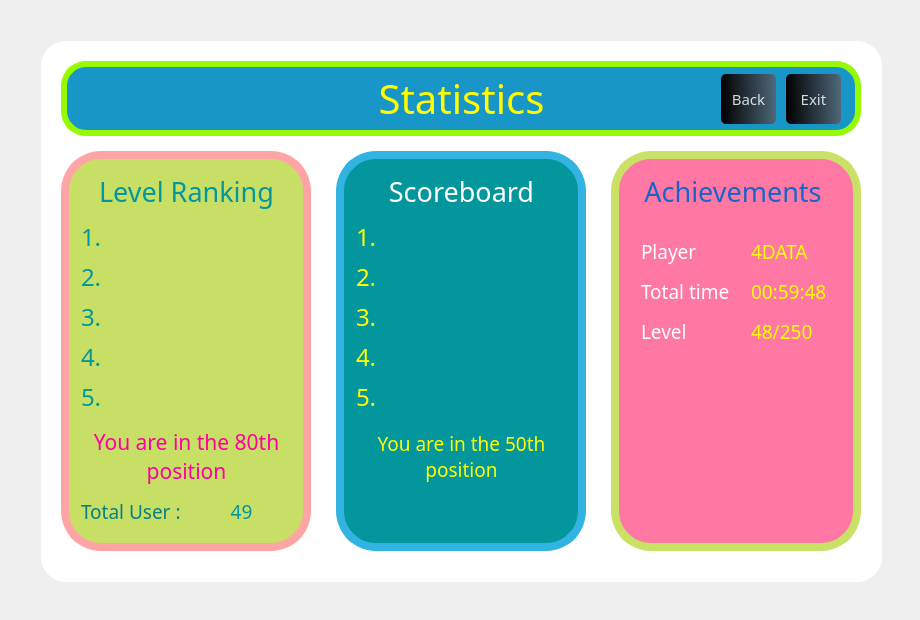
<?xml version="1.0" encoding="UTF-8"?>
<ui version="4.0">
 <class>Game</class>
 <widget class="QWidget" name="Game">
  <property name="geometry">
   <rect>
    <x>0</x>
    <y>0</y>
    <width>920</width>
    <height>620</height>
   </rect>
  </property>
  <property name="minimumSize">
   <size>
    <width>920</width>
    <height>620</height>
   </size>
  </property>
  <property name="maximumSize">
   <size>
    <width>920</width>
    <height>620</height>
   </size>
  </property>
  <property name="windowTitle">
   <string>FlashCards</string>
  </property>
  <property name="locale">
   <locale language="English" country="UnitedStates"/>
  </property>
  <layout class="QGridLayout" name="gridLayout">
   <item row="0" column="0">
    <widget class="QWidget" name="widget" native="true">
     <property name="mouseTracking">
      <bool>true</bool>
     </property>
     <property name="styleSheet">
      <string notr="true">QPushButton#quitButton{
	background-color: qlineargradient(spread:pad, x1:0, y1:0.50682, x2:1, y2:0.477, stop:0 rgba(0,0,0,255), stop:1 rgba(85,98,112,226));
	color:rgba(255,255,255,210);
	border-radius:5px
}

QPushButton#quitButton:hover{
	background-color: qlineargradient(spread:pad, x1:0, y1:0.50682, x2:1, y2:0.477, stop:0 rgba(255,0,0,255), stop:1 rgba(85,81,84,226));
}

QPushButton#quitButton:pressed{
	padding-left:5px;
	padding-top:5px;
	background-color:rgba(150,123,1,255);
}
QPushButton#exitButton{
	background-color: qlineargradient(spread:pad, x1:0, y1:0.50682, x2:1, y2:0.477, stop:0 rgba(0,0,0,255), stop:1 rgba(85,98,112,226));
	color:rgba(255,255,255,210);
	border-radius:5px
}

QPushButton#exitButton:hover{
	background-color: qlineargradient(spread:pad, x1:0, y1:0.50682, x2:1, y2:0.477, stop:0 rgba(255,0,0,255), stop:1 rgba(85,81,84,226));
}

QPushButton#exitButton:pressed{
	padding-left:5px;
	padding-top:5px;
	background-color:rgba(150,123,1,255);
}
QPushButton#settime{
	background-color: qlineargradient(spread:pad, x1:0, y1:0.50682, x2:1, y2:0.477, stop:0 rgba(11,131,120,219), stop:1 rgba(85,98,112,226));
	color:rgba(255,255,255,210);
	border-radius:5px
}

QPushButton#settime:hover{
	background-color: qlineargradient(spread:pad, x1:0, y1:0.50682, x2:1, y2:0.477, stop:0 rgba(150,123,11,219), stop:1 rgba(85,81,84,226));
}

QPushButton#settime:pressed{
	padding-left:5px;
	padding-top:5px;
	background-color:rgba(150,123,1,255);
}
QLabel#lt_f:hover{
	background-color: qlineargradient(spread:pad, x1:0, y1:0.50682, x2:1, y2:0.477, stop:0 rgba(0,0,0,85), stop:1 rgba(50,50,50,150));
}
QLabel#lb_f:hover{
	background-color: qlineargradient(spread:pad, x1:0, y1:0.50682, x2:1, y2:0.477, stop:0 rgba(0,0,0,85), stop:1 rgba(50,50,50,150));
}
QLabel#rt_f:hover{
	background-color: qlineargradient(spread:pad, x1:0, y1:0.50682, x2:1, y2:0.477, stop:0 rgba(0,0,0,85), stop:1 rgba(50,50,50,150));

}
QLabel#rb_f:hover{
	background-color: qlineargradient(spread:pad, x1:0, y1:0.50682, x2:1, y2:0.477, stop:0 rgba(0,0,0,85), stop:1 rgba(50,50,50,150));

}
</string>
     </property>
     <widget class="QLabel" name="background">
      <property name="geometry">
       <rect>
        <x>30</x>
        <y>30</y>
        <width>841</width>
        <height>541</height>
       </rect>
      </property>
      <property name="font">
       <font>
        <kerning>true</kerning>
       </font>
      </property>
      <property name="styleSheet">
       <string notr="true">background-color: rgb(255,255,255);
border-top-right-radius: 25px;
border-bottom-right-radius: 25px;
border-top-left-radius: 25px;
border-bottom-left-radius: 25px;</string>
      </property>
      <property name="lineWidth">
       <number>1</number>
      </property>
      <property name="text">
       <string/>
      </property>
     </widget>
     <widget class="QPushButton" name="quitButton">
      <property name="geometry">
       <rect>
        <x>710</x>
        <y>63</y>
        <width>55</width>
        <height>50</height>
       </rect>
      </property>
      <property name="font">
       <font>
        <family>Arial Black</family>
        <pointsize>11</pointsize>
       </font>
      </property>
      <property name="text">
       <string>Back</string>
      </property>
     </widget>
     <widget class="QLabel" name="fcard">
      <property name="geometry">
       <rect>
        <x>325</x>
        <y>140</y>
        <width>250</width>
        <height>400</height>
       </rect>
      </property>
      <property name="styleSheet">
       <string notr="true">border-top-right-radius: 40px;
border-bottom-right-radius: 40px;
border-top-left-radius: 40px;
border-bottom-left-radius: 40px;
border-width: 8px;border-style: solid;border-color: rgb(50, 179, 226);background-color: rgb(3, 151, 157);</string>
      </property>
      <property name="text">
       <string/>
      </property>
     </widget>
     <widget class="QLabel" name="gameTime">
      <property name="geometry">
       <rect>
        <x>740</x>
        <y>260</y>
        <width>101</width>
        <height>41</height>
       </rect>
      </property>
      <property name="font">
       <font>
        <family>Impact</family>
        <pointsize>14</pointsize>
        <weight>50</weight>
        <bold>false</bold>
       </font>
      </property>
      <property name="contextMenuPolicy">
       <enum>Qt::CustomContextMenu</enum>
      </property>
      <property name="toolTipDuration">
       <number>-4</number>
      </property>
      <property name="layoutDirection">
       <enum>Qt::LeftToRight</enum>
      </property>
      <property name="styleSheet">
       <string notr="true">color: rgb(255, 255, 0);</string>
      </property>
      <property name="text">
       <string>00:59:48</string>
      </property>
      <property name="alignment">
       <set>Qt::AlignLeading|Qt::AlignLeft|Qt::AlignVCenter</set>
      </property>
     </widget>
     <widget class="QLabel" name="levelRanking1">
      <property name="geometry">
       <rect>
        <x>70</x>
        <y>210</y>
        <width>211</width>
        <height>31</height>
       </rect>
      </property>
      <property name="font">
       <font>
        <family>Impact</family>
        <pointsize>18</pointsize>
       </font>
      </property>
      <property name="styleSheet">
       <string notr="true">color: rgb(3, 151, 157);</string>
      </property>
      <property name="text">
       <string>1.</string>
      </property>
      <property name="alignment">
       <set>Qt::AlignLeading|Qt::AlignLeft|Qt::AlignVCenter</set>
      </property>
     </widget>
     <widget class="QLabel" name="levelRenking">
      <property name="geometry">
       <rect>
        <x>55</x>
        <y>160</y>
        <width>241</width>
        <height>41</height>
       </rect>
      </property>
      <property name="font">
       <font>
        <family>Impact</family>
        <pointsize>20</pointsize>
       </font>
      </property>
      <property name="styleSheet">
       <string notr="true">color: rgb(3, 151, 157);</string>
      </property>
      <property name="text">
       <string>Level Ranking</string>
      </property>
      <property name="alignment">
       <set>Qt::AlignCenter</set>
      </property>
     </widget>
     <widget class="QPushButton" name="exitButton">
      <property name="geometry">
       <rect>
        <x>775</x>
        <y>63</y>
        <width>55</width>
        <height>50</height>
       </rect>
      </property>
      <property name="font">
       <font>
        <family>Arial Black</family>
        <pointsize>11</pointsize>
       </font>
      </property>
      <property name="text">
       <string>Exit</string>
      </property>
     </widget>
     <widget class="QLabel" name="fcard_2">
      <property name="geometry">
       <rect>
        <x>50</x>
        <y>140</y>
        <width>250</width>
        <height>400</height>
       </rect>
      </property>
      <property name="styleSheet">
       <string notr="true">border-top-right-radius: 40px;
border-bottom-right-radius: 40px;
border-top-left-radius: 40px;
border-bottom-left-radius: 40px;
border-width: 8px;border-style: solid;border-color: rgb(255, 164, 164);background-color: rgb(199, 223, 100);</string>
      </property>
      <property name="text">
       <string/>
      </property>
     </widget>
     <widget class="QLabel" name="fcard_3">
      <property name="geometry">
       <rect>
        <x>600</x>
        <y>140</y>
        <width>250</width>
        <height>400</height>
       </rect>
      </property>
      <property name="styleSheet">
       <string notr="true">border-top-right-radius: 40px;
border-bottom-right-radius: 40px;
border-top-left-radius: 40px;
border-bottom-left-radius: 40px;
border-width: 8px;border-style: solid;border-color: rgb(201, 226, 101);background-color: rgb(255, 120, 164);</string>
      </property>
      <property name="text">
       <string/>
      </property>
     </widget>
     <widget class="QLabel" name="success">
      <property name="geometry">
       <rect>
        <x>330</x>
        <y>160</y>
        <width>241</width>
        <height>41</height>
       </rect>
      </property>
      <property name="font">
       <font>
        <family>Impact</family>
        <pointsize>20</pointsize>
       </font>
      </property>
      <property name="styleSheet">
       <string notr="true">color: rgb(255,255, 255);</string>
      </property>
      <property name="text">
       <string>Scoreboard</string>
      </property>
      <property name="alignment">
       <set>Qt::AlignCenter</set>
      </property>
     </widget>
     <widget class="QLabel" name="achievements">
      <property name="geometry">
       <rect>
        <x>605</x>
        <y>160</y>
        <width>241</width>
        <height>41</height>
       </rect>
      </property>
      <property name="font">
       <font>
        <family>Impact</family>
        <pointsize>20</pointsize>
       </font>
      </property>
      <property name="styleSheet">
       <string notr="true">color: rgb(25, 100, 200);</string>
      </property>
      <property name="text">
       <string>Achievements </string>
      </property>
      <property name="alignment">
       <set>Qt::AlignCenter</set>
      </property>
     </widget>
     <widget class="QLabel" name="levelRanking2">
      <property name="geometry">
       <rect>
        <x>70</x>
        <y>250</y>
        <width>211</width>
        <height>31</height>
       </rect>
      </property>
      <property name="font">
       <font>
        <family>Impact</family>
        <pointsize>18</pointsize>
       </font>
      </property>
      <property name="styleSheet">
       <string notr="true">color: rgb(3, 151, 157);</string>
      </property>
      <property name="text">
       <string>2.</string>
      </property>
      <property name="alignment">
       <set>Qt::AlignLeading|Qt::AlignLeft|Qt::AlignVCenter</set>
      </property>
     </widget>
     <widget class="QLabel" name="levelRanking3">
      <property name="geometry">
       <rect>
        <x>70</x>
        <y>290</y>
        <width>211</width>
        <height>31</height>
       </rect>
      </property>
      <property name="font">
       <font>
        <family>Impact</family>
        <pointsize>18</pointsize>
       </font>
      </property>
      <property name="styleSheet">
       <string notr="true">color: rgb(3, 151, 157);</string>
      </property>
      <property name="text">
       <string>3.</string>
      </property>
      <property name="alignment">
       <set>Qt::AlignLeading|Qt::AlignLeft|Qt::AlignVCenter</set>
      </property>
     </widget>
     <widget class="QLabel" name="levelRanking4">
      <property name="geometry">
       <rect>
        <x>70</x>
        <y>330</y>
        <width>211</width>
        <height>31</height>
       </rect>
      </property>
      <property name="font">
       <font>
        <family>Impact</family>
        <pointsize>18</pointsize>
       </font>
      </property>
      <property name="styleSheet">
       <string notr="true">color: rgb(3, 151, 157);</string>
      </property>
      <property name="text">
       <string>4.</string>
      </property>
      <property name="alignment">
       <set>Qt::AlignLeading|Qt::AlignLeft|Qt::AlignVCenter</set>
      </property>
     </widget>
     <widget class="QLabel" name="levelRanking5">
      <property name="geometry">
       <rect>
        <x>70</x>
        <y>370</y>
        <width>211</width>
        <height>31</height>
       </rect>
      </property>
      <property name="font">
       <font>
        <family>Impact</family>
        <pointsize>18</pointsize>
       </font>
      </property>
      <property name="styleSheet">
       <string notr="true">color: rgb(3, 151, 157);</string>
      </property>
      <property name="text">
       <string>5.</string>
      </property>
      <property name="alignment">
       <set>Qt::AlignLeading|Qt::AlignLeft|Qt::AlignVCenter</set>
      </property>
     </widget>
     <widget class="QLabel" name="levelRankingU">
      <property name="geometry">
       <rect>
        <x>70</x>
        <y>400</y>
        <width>211</width>
        <height>91</height>
       </rect>
      </property>
      <property name="font">
       <font>
        <family>Impact</family>
        <pointsize>16</pointsize>
       </font>
      </property>
      <property name="styleSheet">
       <string notr="true">color: rgb(255, 0, 164);</string>
      </property>
      <property name="text">
       <string>You are in the 80th position</string>
      </property>
      <property name="alignment">
       <set>Qt::AlignCenter</set>
      </property>
      <property name="wordWrap">
       <bool>true</bool>
      </property>
     </widget>
     <widget class="QLabel" name="scoreRankingU">
      <property name="geometry">
       <rect>
        <x>345</x>
        <y>400</y>
        <width>211</width>
        <height>91</height>
       </rect>
      </property>
      <property name="font">
       <font>
        <family>Impact</family>
        <pointsize>14</pointsize>
       </font>
      </property>
      <property name="styleSheet">
       <string notr="true">color: rgb(255, 255, 0);
</string>
      </property>
      <property name="text">
       <string>You are in the 50th position</string>
      </property>
      <property name="alignment">
       <set>Qt::AlignCenter</set>
      </property>
      <property name="wordWrap">
       <bool>true</bool>
      </property>
     </widget>
     <widget class="QLabel" name="scoreRanking3">
      <property name="geometry">
       <rect>
        <x>345</x>
        <y>290</y>
        <width>211</width>
        <height>31</height>
       </rect>
      </property>
      <property name="font">
       <font>
        <family>Impact</family>
        <pointsize>18</pointsize>
       </font>
      </property>
      <property name="styleSheet">
       <string notr="true">color: rgb(255, 255, 0);
</string>
      </property>
      <property name="text">
       <string>3.</string>
      </property>
      <property name="alignment">
       <set>Qt::AlignLeading|Qt::AlignLeft|Qt::AlignVCenter</set>
      </property>
     </widget>
     <widget class="QLabel" name="scoreRanking1">
      <property name="geometry">
       <rect>
        <x>345</x>
        <y>210</y>
        <width>211</width>
        <height>31</height>
       </rect>
      </property>
      <property name="font">
       <font>
        <family>Impact</family>
        <pointsize>18</pointsize>
       </font>
      </property>
      <property name="styleSheet">
       <string notr="true">color: rgb(255, 255, 0);
</string>
      </property>
      <property name="text">
       <string>1.</string>
      </property>
      <property name="alignment">
       <set>Qt::AlignLeading|Qt::AlignLeft|Qt::AlignVCenter</set>
      </property>
     </widget>
     <widget class="QLabel" name="scoreRanking2">
      <property name="geometry">
       <rect>
        <x>345</x>
        <y>250</y>
        <width>211</width>
        <height>31</height>
       </rect>
      </property>
      <property name="font">
       <font>
        <family>Impact</family>
        <pointsize>18</pointsize>
       </font>
      </property>
      <property name="styleSheet">
       <string notr="true">color: rgb(255, 255, 0);
</string>
      </property>
      <property name="text">
       <string>2.</string>
      </property>
      <property name="alignment">
       <set>Qt::AlignLeading|Qt::AlignLeft|Qt::AlignVCenter</set>
      </property>
     </widget>
     <widget class="QLabel" name="scoreRanking5">
      <property name="geometry">
       <rect>
        <x>345</x>
        <y>370</y>
        <width>211</width>
        <height>31</height>
       </rect>
      </property>
      <property name="font">
       <font>
        <family>Impact</family>
        <pointsize>18</pointsize>
       </font>
      </property>
      <property name="styleSheet">
       <string notr="true">color: rgb(255, 255, 0);
</string>
      </property>
      <property name="text">
       <string>5.</string>
      </property>
      <property name="alignment">
       <set>Qt::AlignLeading|Qt::AlignLeft|Qt::AlignVCenter</set>
      </property>
     </widget>
     <widget class="QLabel" name="scoreRanking4">
      <property name="geometry">
       <rect>
        <x>345</x>
        <y>330</y>
        <width>211</width>
        <height>31</height>
       </rect>
      </property>
      <property name="font">
       <font>
        <family>Impact</family>
        <pointsize>18</pointsize>
       </font>
      </property>
      <property name="styleSheet">
       <string notr="true">color: rgb(255, 255, 0);
</string>
      </property>
      <property name="text">
       <string>4.</string>
      </property>
      <property name="alignment">
       <set>Qt::AlignLeading|Qt::AlignLeft|Qt::AlignVCenter</set>
      </property>
     </widget>
     <widget class="QLabel" name="gameTime_2">
      <property name="geometry">
       <rect>
        <x>630</x>
        <y>260</y>
        <width>111</width>
        <height>41</height>
       </rect>
      </property>
      <property name="font">
       <font>
        <family>Impact</family>
        <pointsize>14</pointsize>
        <weight>50</weight>
        <bold>false</bold>
       </font>
      </property>
      <property name="contextMenuPolicy">
       <enum>Qt::CustomContextMenu</enum>
      </property>
      <property name="toolTipDuration">
       <number>-4</number>
      </property>
      <property name="layoutDirection">
       <enum>Qt::LeftToRight</enum>
      </property>
      <property name="styleSheet">
       <string notr="true">color: rgb(255, 255, 255);</string>
      </property>
      <property name="text">
       <string>Total time</string>
      </property>
      <property name="alignment">
       <set>Qt::AlignLeading|Qt::AlignLeft|Qt::AlignVCenter</set>
      </property>
     </widget>
     <widget class="QLabel" name="myLevel">
      <property name="geometry">
       <rect>
        <x>740</x>
        <y>300</y>
        <width>101</width>
        <height>41</height>
       </rect>
      </property>
      <property name="font">
       <font>
        <family>Impact</family>
        <pointsize>14</pointsize>
        <weight>50</weight>
        <bold>false</bold>
       </font>
      </property>
      <property name="contextMenuPolicy">
       <enum>Qt::CustomContextMenu</enum>
      </property>
      <property name="toolTipDuration">
       <number>-4</number>
      </property>
      <property name="layoutDirection">
       <enum>Qt::LeftToRight</enum>
      </property>
      <property name="styleSheet">
       <string notr="true">color: rgb(255, 255, 0);</string>
      </property>
      <property name="text">
       <string>48/250</string>
      </property>
      <property name="alignment">
       <set>Qt::AlignLeading|Qt::AlignLeft|Qt::AlignVCenter</set>
      </property>
     </widget>
     <widget class="QLabel" name="gameTime_4">
      <property name="geometry">
       <rect>
        <x>630</x>
        <y>300</y>
        <width>131</width>
        <height>41</height>
       </rect>
      </property>
      <property name="font">
       <font>
        <family>Impact</family>
        <pointsize>14</pointsize>
        <weight>50</weight>
        <bold>false</bold>
       </font>
      </property>
      <property name="contextMenuPolicy">
       <enum>Qt::CustomContextMenu</enum>
      </property>
      <property name="toolTipDuration">
       <number>-4</number>
      </property>
      <property name="layoutDirection">
       <enum>Qt::LeftToRight</enum>
      </property>
      <property name="styleSheet">
       <string notr="true">color: rgb(255, 255, 255);</string>
      </property>
      <property name="text">
       <string>Level</string>
      </property>
      <property name="alignment">
       <set>Qt::AlignLeading|Qt::AlignLeft|Qt::AlignVCenter</set>
      </property>
     </widget>
     <widget class="QLabel" name="totalUser">
      <property name="geometry">
       <rect>
        <x>70</x>
        <y>480</y>
        <width>101</width>
        <height>41</height>
       </rect>
      </property>
      <property name="font">
       <font>
        <family>Impact</family>
        <pointsize>14</pointsize>
       </font>
      </property>
      <property name="styleSheet">
       <string notr="true">color: rgb(3, 128, 132);
</string>
      </property>
      <property name="text">
       <string>Total User :</string>
      </property>
      <property name="alignment">
       <set>Qt::AlignLeading|Qt::AlignLeft|Qt::AlignVCenter</set>
      </property>
     </widget>
     <widget class="QLabel" name="fcard_4">
      <property name="geometry">
       <rect>
        <x>50</x>
        <y>50</y>
        <width>800</width>
        <height>75</height>
       </rect>
      </property>
      <property name="styleSheet">
       <string notr="true">border-top-right-radius: 25px;
border-bottom-right-radius: 25px;
border-top-left-radius: 25px;
border-bottom-left-radius: 25px;
border-width: 6px;border-style: solid;border-color: rgb(150, 250, 5);background-color: rgb(25, 150, 200);</string>
      </property>
      <property name="text">
       <string/>
      </property>
     </widget>
     <widget class="QLabel" name="statistics">
      <property name="geometry">
       <rect>
        <x>340</x>
        <y>60</y>
        <width>221</width>
        <height>55</height>
       </rect>
      </property>
      <property name="font">
       <font>
        <family>Impact</family>
        <pointsize>30</pointsize>
       </font>
      </property>
      <property name="styleSheet">
       <string notr="true">
color: rgb(255,252, 0);</string>
      </property>
      <property name="text">
       <string>Statistics</string>
      </property>
      <property name="alignment">
       <set>Qt::AlignCenter</set>
      </property>
     </widget>
     <widget class="QLabel" name="userCount">
      <property name="geometry">
       <rect>
        <x>180</x>
        <y>480</y>
        <width>101</width>
        <height>41</height>
       </rect>
      </property>
      <property name="font">
       <font>
        <family>Impact</family>
        <pointsize>14</pointsize>
       </font>
      </property>
      <property name="styleSheet">
       <string notr="true">
color: rgb(3, 151, 157);</string>
      </property>
      <property name="text">
       <string>49</string>
      </property>
      <property name="alignment">
       <set>Qt::AlignCenter</set>
      </property>
     </widget>
     <widget class="QLabel" name="gameTime_5">
      <property name="geometry">
       <rect>
        <x>630</x>
        <y>220</y>
        <width>81</width>
        <height>41</height>
       </rect>
      </property>
      <property name="font">
       <font>
        <family>Impact</family>
        <pointsize>14</pointsize>
        <weight>50</weight>
        <bold>false</bold>
       </font>
      </property>
      <property name="contextMenuPolicy">
       <enum>Qt::CustomContextMenu</enum>
      </property>
      <property name="toolTipDuration">
       <number>-4</number>
      </property>
      <property name="layoutDirection">
       <enum>Qt::LeftToRight</enum>
      </property>
      <property name="styleSheet">
       <string notr="true">color: rgb(255, 255, 255);</string>
      </property>
      <property name="text">
       <string>Player</string>
      </property>
      <property name="alignment">
       <set>Qt::AlignLeading|Qt::AlignLeft|Qt::AlignVCenter</set>
      </property>
     </widget>
     <widget class="QLabel" name="userName">
      <property name="geometry">
       <rect>
        <x>740</x>
        <y>220</y>
        <width>101</width>
        <height>41</height>
       </rect>
      </property>
      <property name="font">
       <font>
        <family>Impact</family>
        <pointsize>14</pointsize>
        <weight>50</weight>
        <bold>false</bold>
       </font>
      </property>
      <property name="contextMenuPolicy">
       <enum>Qt::CustomContextMenu</enum>
      </property>
      <property name="toolTipDuration">
       <number>-4</number>
      </property>
      <property name="layoutDirection">
       <enum>Qt::LeftToRight</enum>
      </property>
      <property name="styleSheet">
       <string notr="true">color: rgb(255, 255, 0);</string>
      </property>
      <property name="text">
       <string>4DATA</string>
      </property>
      <property name="alignment">
       <set>Qt::AlignLeading|Qt::AlignLeft|Qt::AlignVCenter</set>
      </property>
     </widget>
     <zorder>background</zorder>
     <zorder>fcard_4</zorder>
     <zorder>fcard_2</zorder>
     <zorder>quitButton</zorder>
     <zorder>fcard</zorder>
     <zorder>exitButton</zorder>
     <zorder>fcard_3</zorder>
     <zorder>levelRenking</zorder>
     <zorder>levelRanking1</zorder>
     <zorder>success</zorder>
     <zorder>achievements</zorder>
     <zorder>levelRanking2</zorder>
     <zorder>levelRanking3</zorder>
     <zorder>levelRanking4</zorder>
     <zorder>levelRanking5</zorder>
     <zorder>levelRankingU</zorder>
     <zorder>scoreRankingU</zorder>
     <zorder>scoreRanking3</zorder>
     <zorder>scoreRanking1</zorder>
     <zorder>scoreRanking2</zorder>
     <zorder>scoreRanking5</zorder>
     <zorder>scoreRanking4</zorder>
     <zorder>gameTime</zorder>
     <zorder>gameTime_2</zorder>
     <zorder>myLevel</zorder>
     <zorder>gameTime_4</zorder>
     <zorder>totalUser</zorder>
     <zorder>statistics</zorder>
     <zorder>userCount</zorder>
     <zorder>gameTime_5</zorder>
     <zorder>userName</zorder>
    </widget>
   </item>
  </layout>
 </widget>
 <resources/>
 <connections/>
</ui>
